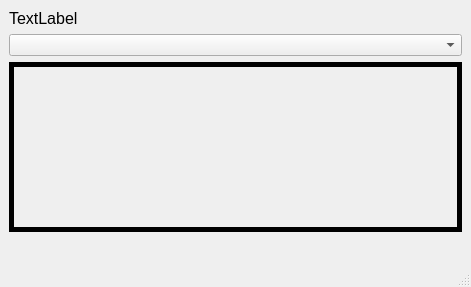
<?xml version="1.0" encoding="UTF-8"?>
<ui version="4.0">
 <class>MainWindow</class>
 <widget class="QMainWindow" name="MainWindow">
  <property name="geometry">
   <rect>
    <x>0</x>
    <y>0</y>
    <width>471</width>
    <height>287</height>
   </rect>
  </property>
  <property name="windowTitle">
   <string>MainWindow</string>
  </property>
  <widget class="QWidget" name="centralwidget">
   <layout class="QVBoxLayout" name="verticalLayout">
    <item>
     <widget class="QLabel" name="labelLang">
      <property name="font">
       <font>
        <pointsize>12</pointsize>
       </font>
      </property>
      <property name="text">
       <string>TextLabel</string>
      </property>
     </widget>
    </item>
    <item>
     <widget class="QComboBox" name="comboBox">
      <property name="enabled">
       <bool>true</bool>
      </property>
      <property name="editable">
       <bool>false</bool>
      </property>
     </widget>
    </item>
    <item>
     <widget class="QLabel" name="labelHello">
      <property name="enabled">
       <bool>true</bool>
      </property>
      <property name="sizePolicy">
       <sizepolicy hsizetype="Expanding" vsizetype="Expanding">
        <horstretch>0</horstretch>
        <verstretch>0</verstretch>
       </sizepolicy>
      </property>
      <property name="font">
       <font>
        <pointsize>25</pointsize>
        <bold>true</bold>
       </font>
      </property>
      <property name="frameShape">
       <enum>QFrame::Box</enum>
      </property>
      <property name="frameShadow">
       <enum>QFrame::Plain</enum>
      </property>
      <property name="lineWidth">
       <number>5</number>
      </property>
      <property name="text">
       <string/>
      </property>
      <property name="alignment">
       <set>Qt::AlignCenter</set>
      </property>
     </widget>
    </item>
    <item>
     <widget class="QLabel" name="labelDate">
      <property name="font">
       <font>
        <pointsize>12</pointsize>
       </font>
      </property>
      <property name="text">
       <string/>
      </property>
     </widget>
    </item>
   </layout>
  </widget>
  <widget class="QMenuBar" name="menubar">
   <property name="geometry">
    <rect>
     <x>0</x>
     <y>0</y>
     <width>471</width>
     <height>22</height>
    </rect>
   </property>
  </widget>
  <widget class="QStatusBar" name="statusbar"/>
 </widget>
 <resources/>
 <connections/>
</ui>
